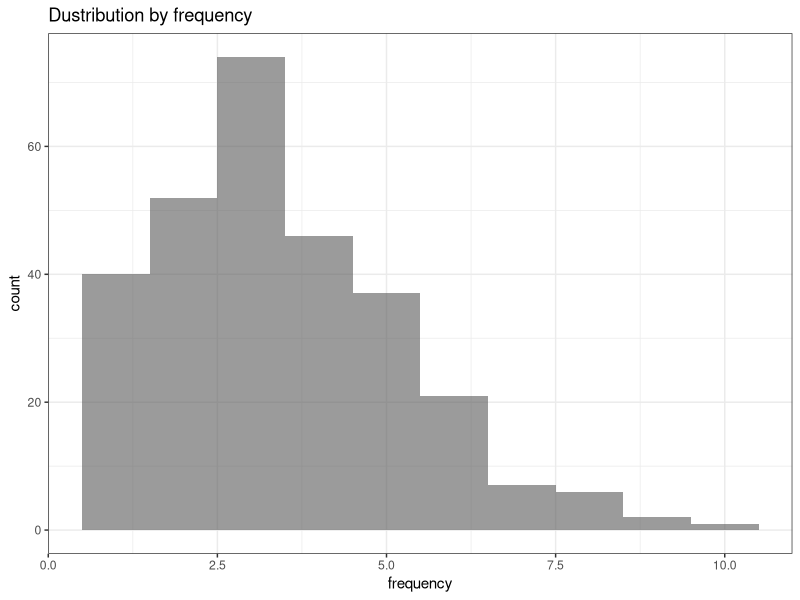
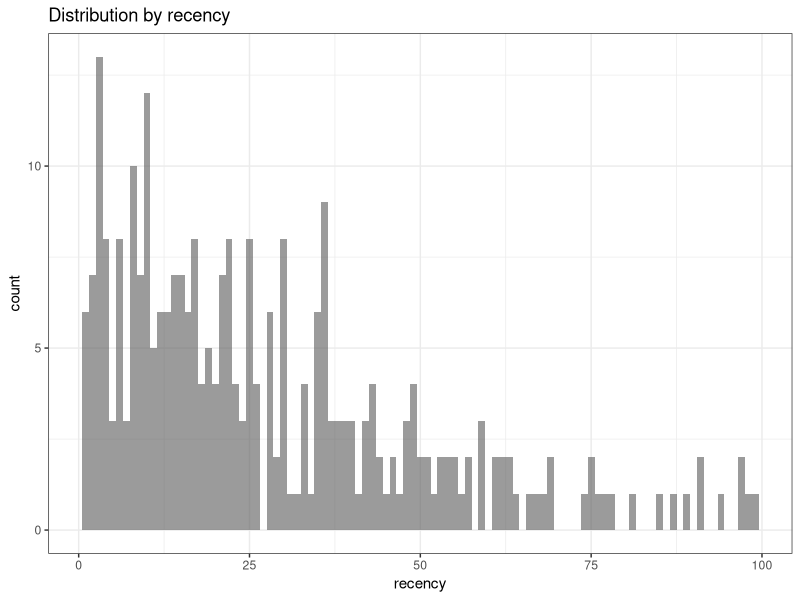
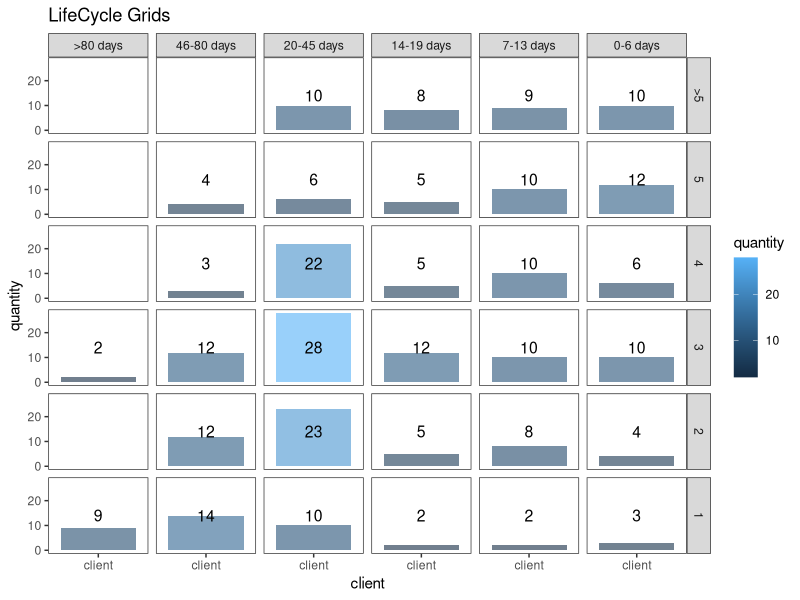

These charts were generated, in order, by the following R code:

# Customer segmentation – LifeCycle Grids with R --------------------------

# from :http://analyzecore.com/2015/02/16/customer-segmentation-lifecycle-grids-with-r/

# loading libraries
library(dplyr)
library(reshape2)
library(ggplot2)

library(tidyverse)

# sample data
# creating data sample
set.seed(10)
data <- data.frame(orderId=sample(c(1:1000), 5000, replace=TRUE),
                   product=sample(c('NULL','a','b','c'), 5000, replace=TRUE,
                                  prob=c(0.15, 0.65, 0.3, 0.15)))

data <- tibble(orderId=sample(c(1:1000),5000,replace=T),
       product=sample(c('NULL','a','b','c'),5000,replace=T,
       prob =c(0.15,0.65,0.3,0.15))
       )


order <- data.frame(orderId=c(1:1000),
                    clientId=sample(c(1:300), 1000, replace=TRUE))

order <-tibble(orderId=c(1:1000),
               clientId=sample(c(1:300),1000,replace=T))
gender <- tibble(clientId=c(1:300),
                 gender=sample(c('male', 'female'), 300, replace=TRUE, prob=c(0.40, 0.60)))
date <- tibble(orderId=c(1:1000),
               orderdate=sample((1:100), 1000, replace=TRUE))
orders <- order %>% 
  inner_join(data,by="orderId") %>% 
  inner_join(gender,by="clientId") %>% 
  inner_join(date,by="orderId") %>% 
  filter(product!="NULL")

orders$orderdate<-as.Date(orders$orderdate,origin="2012-01-01")

rm(data,order,gender,date)
dim(orders) # 4374,5

# reporting date
today <- as.Date('2012-04-11', format='%Y-%m-%d')

# processing data
orders<-
dcast(orders, orderId + clientId + gender + orderdate ~ product, 
                value.var='product', fun.aggregate=length)


orders <- orders %>% 
  group_by(clientId) %>% 
  mutate(frequency=n(),recency=as.numeric(today-orderdate)) %>% 
  filter(orderdate==max(orderdate)) %>% 
  filter(orderId==max(orderId)) %>% 
  ungroup()
orders %>% arrange(desc(frequency))
# explore data
ggplot(orders,aes(x=frequency)) +
  theme_bw() +
  geom_histogram(alpha=0.6, binwidth=1) +
  ggtitle("Dustribution by frequency")

ggplot(orders,aes(x=recency)) +
  theme_bw() + 
  geom_histogram(alpha=0.6,binwidth = 1) + 
  ggtitle("Distribution by recency")

# orders <-
#   orders %>% 
#   dcast(orderId+clientId+gender ~product,
#         value.var='product'
#         ,fun.aggregate=length)



orders.segm <- orders %>%
  mutate(segm.freq=ifelse(between(frequency, 1, 1), '1',
                          ifelse(between(frequency, 2, 2), '2',
                                 ifelse(between(frequency, 3, 3), '3',
                                        ifelse(between(frequency, 4, 4), '4',
                                               ifelse(between(frequency, 5, 5), '5', '>5')))))) %>%
  mutate(segm.rec=ifelse(between(recency, 0, 6), '0-6 days',
                         ifelse(between(recency, 7, 13), '7-13 days',
                                ifelse(between(recency, 14, 19), '14-19 days',
                                       ifelse(between(recency, 20, 45), '20-45 days',
                                              ifelse(between(recency, 46, 80), '46-80 days', '>80 days')))))) %>%
  # creating last cart feature
  mutate(cart=paste(ifelse(a!=0, 'a', ''),
                    ifelse(b!=0, 'b', ''),
                    ifelse(c!=0, 'c', ''), sep='')) %>%
  arrange(clientId)

# defining order of boundaries
orders.segm$segm.freq <- factor(orders.segm$segm.freq, levels=c('>5', '5', '4', '3', '2', '1'))
orders.segm$segm.rec <- factor(orders.segm$segm.rec, levels=c('>80 days', '46-80 days', '20-45 days', '14-19 days', '7-13 days', '0-6 days'))


lcg <- orders.segm %>%
  group_by(segm.rec, segm.freq) %>%
  summarise(quantity=n()) %>%
  mutate(client='client') %>%
  ungroup()
lcg

lcg_matrix <- dcast(lcg, segm.freq ~ segm.rec, value.var='quantity', fun.aggregate=sum)

lcg_matrix


ggplot(lcg, aes(x=client, y=quantity, fill=quantity)) +
  theme_bw() +
  theme(panel.grid = element_blank())+
  geom_bar(stat='identity', alpha=0.6) +
  geom_text(aes(y=max(quantity)/2, label=quantity), size=4) +
  facet_grid(segm.freq ~ segm.rec) +
  ggtitle("LifeCycle Grids")
